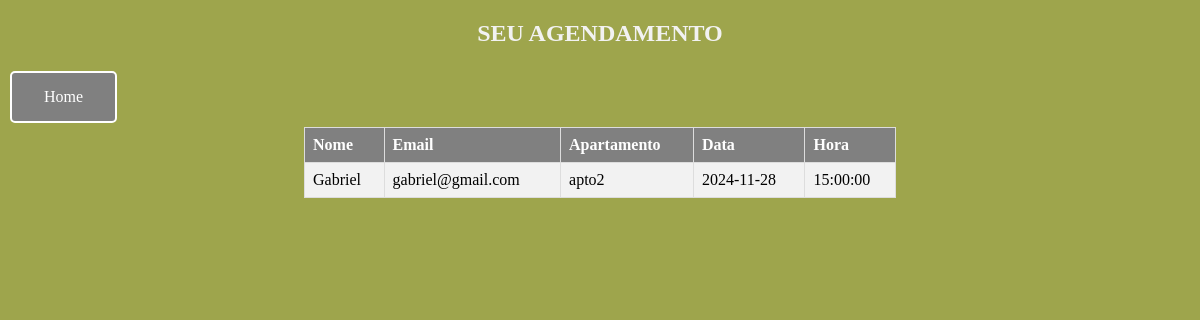
The page /Construction/seuagendamento.php on the database its author committed.
### tables this page shows
CREATE TABLE `agendamentos` (
  `id` int(11) NOT NULL,
  `apartamento` varchar(50) NOT NULL,
  `data` date NOT NULL,
  `hora` time NOT NULL,
  `nome` varchar(255) NOT NULL,
  `email` varchar(255) NOT NULL,
  `data_criacao` timestamp NOT NULL DEFAULT current_timestamp()
);

### Construction/seuagendamento.php (the view, shortened to what this page needs)
<!DOCTYPE html>
<html lang="en">
<head>
</head>
<body>
    <header>
        <h2>SEU AGENDAMENTO</h2>
        <a href="index.php" class="btn-home">Home</a>
    </header>
<section>
    <?php
include_once('config.php');
$sql = "SELECT * FROM agendamentos ORDER BY id DESC LIMIT 1";
$result = mysqli_query($conexao, $sql);
if (mysqli_num_rows($result) > 0) {
    echo "<table>
            <tr>
                <th>Nome</th>
                <th>Email</th>
                <th>Apartamento</th>
                <th>Data</th>
                <th>Hora</th>
            </tr>";
    while($row = mysqli_fetch_assoc($result)) {
        echo "<tr>
                <td>" . $row["nome"] . "</td>
                <td>" . $row["email"] . "</td>
                <td>" . $row["apartamento"] . "</td>
                <td>" . $row["data"] . "</td>
                <td>" . $row["hora"] . "</td>
            </tr>";
    }
    echo "</table>";
} else {
    echo "0 results";
}
?>
</section>
</body>
</html>

### Construction/seuagendamento.php (style rules this page uses)
body { background-color: rgba(148, 156, 57, 0.9); }
table { border-collapse: collapse; width: 50%; margin-left: 25%; }
th, td { text-align: left; padding: 8px; border: 1px solid #ddd; }
tr:nth-child(even) { background-color: #f2f2f2; }
th { background-color: #808080; color: white; }
h2 { text-align: center; color: #f2f2f2; }
.btn-home { background-color: #808080; border: 2px solid white; border-radius: 5px; color: white; padding: 15px 32px; text-align: center; text-decoration: none; display: inline-block; font-size: 16px; margin: 4px 2px; cursor: pointer; transition: all 0.3s ease; }

### rows shown on the page
agendamentos: nome "Gabriel", email "gabriel@gmail.com", apartamento "apto2", data "2024-11-28", hora "15:00:00"
